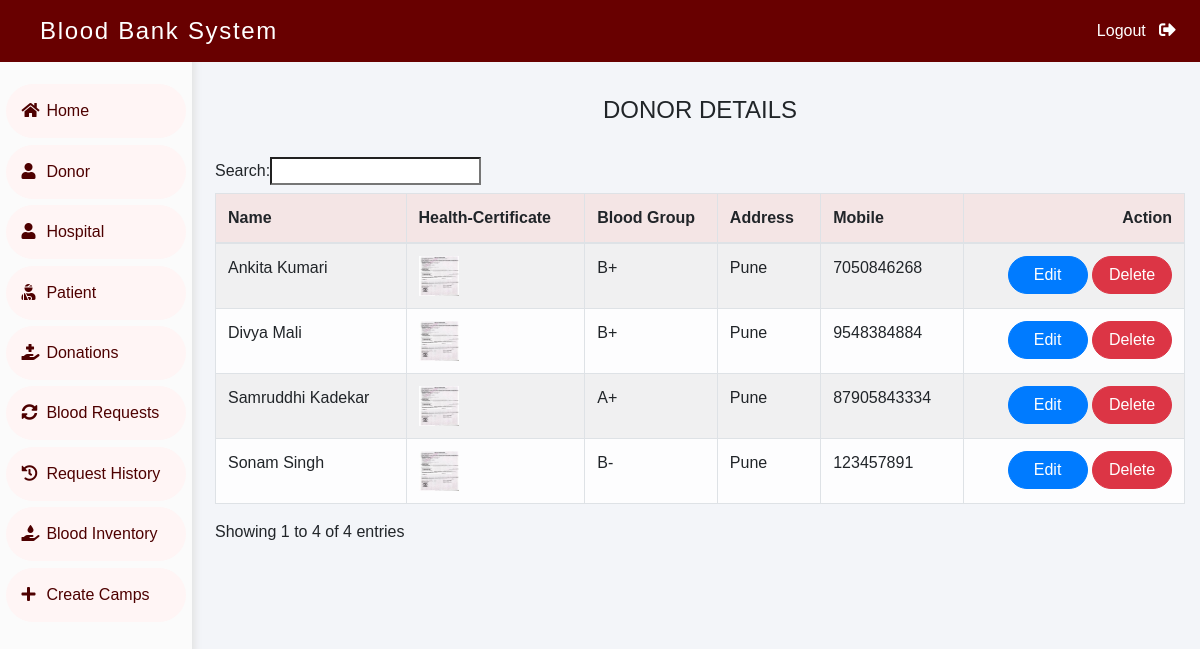
Page /admin-donor (signed in) on the committed database.
### donor/models.py (models this page shows, shortened)
class Donor(models.Model):
    user=models.OneToOneField(
        User,
        on_delete=models.CASCADE
    )
    profile_pic= models.ImageField(
        upload_to='profile_pic/Donor/',
        null=True,
        blank=True
    )
    bloodgroup=models.CharField(
        max_length=10
    )
    address = models.CharField(
        max_length=40
    )
    mobile = models.CharField(
        max_length=20,
        null=False
    )
    @property
    def get_name(self):
        return self.user.first_name+" "+self.user.last_name

### blood/views.py (the view)
# urls.py: path('admin-donor', views.admin_donor_view,name='admin-donor'),
@login_required(login_url='adminlogin')
def admin_donor_view(request):
    donors=dmodels.Donor.objects.all()
    return render(request,'blood/admin_donor.html',{'donors':donors})

### templates/blood/admin_donor.html
{% extends 'blood/adminbase.html' %}
{% block content %}
{% load widget_tweaks %}
{%load static%}
<br><br>
<div class="container">
    <H4 class="text-center">DONOR DETAILS</H4><br>
    <table class="table table-light table-hover table-bordered table-striped">
        <thead class="headings">
            <tr>
                <th scope="col">Name</th>
                <th scope="col">Health-Certificate</th>
                <th scope="col">Blood Group</th>
                <th scope="col">Address</th>
                <th scope="col">Mobile</th>
                <th class="text-right">Action</th>
            </tr>
        </thead>
        <tbody>
            {% for t in donors %}
            <tr>
                <td> {{t.get_name}}</td>
                <td> <img src="{% static t.profile_pic.url %}" alt="Profile Pic" height="40px" width="40px" /></td>
                <td>{{t.bloodgroup}}</td>
                <td>{{t.address}}</td>
                <td>{{t.mobile}}</td>
                <td class="text-right">
                    <button class="btn btn-primary badge-pill" style="width: 80px;"><a  style="text-decoration: none;color: white;" href="{% url 'update-donor' t.id  %}">Edit</a> </button>
                    <button class="btn btn-danger badge-pill" style="width: 80px;"><a  style="text-decoration: none;color: white;" href="{% url 'delete-donor' t.id  %}">Delete</a> </button>
                </td>
            </tr>
            {% endfor %}
        </tbody>
    </table>
</div>
{% endblock content %}

### templates/blood/adminbase.html (shortened to what this page needs)
<!DOCTYPE html>
<html lang="en">
<head>
    <link rel="stylesheet" href="https://maxcdn.bootstrapcdn.com/bootstrap/4.0.0/css/bootstrap.min.css">
    <link rel="stylesheet" href="https://cdnjs.cloudflare.com/ajax/libs/font-awesome/5.14.0/css/all.css">
</head>
<body>
    <nav class="navbar navbar-expand-lg navbar-light fixed-top" style="background-color: #680000;">
        <a style="color:white;" class="navbar-brand" href="/"><font face = "Comic sans MS" size ="5" style="margin-left: 1em;letter-spacing: 0.07em;">Blood Bank System</font></a>
        <div class="navbar-collapse collapse w-100 order-3 dual-collapse2">
            <ul class="navbar-nav ml-auto">
                <li class="nav-item">
                    <a class="nav-link" style="color: white;" href="/logout">Logout &nbsp; <i class="fas fa-sign-out-alt"></i></a>
                </li>
            </ul>
        </div>
      </nav>
<br><br>
<div class="wrapper">
    <div class="sidebar" style="width: 12em">
        <ul>
            <li><a style="text-decoration:none;" href="/"><i class="fas fa-home"></i>Home</a></li>
            <li><a style="text-decoration:none;" href="/admin-donor"><i class="fas fa-user"></i>Donor</a></li>
            <li><a style="text-decoration:none;" href="/admin-hospital"><i class="fas fa-user"></i>Hospital</a></li>
            <li><a style="text-decoration:none;" href="/admin-patient"><i class="fas fa-user-injured"></i>Patient</a></li>
            <li><a style="text-decoration:none;" href="/admin-donation"><i class="fas fa-hand-holding-medical"></i>Donations</a></li>
            <li><a style="text-decoration:none;" href="/admin-request"><i class="fas fa-sync-alt"></i>Blood Requests</a></li>
            <li><a style="text-decoration:none;" href="/admin-request-history"><i class="fas fa-history"></i>Request History</a></li>
            <li><a style="text-decoration:none;" href="/admin-blood"><i class="fas fa-hand-holding-water"></i>Blood Inventory</a></li>
            <li><a style="text-decoration:none;" href="/createcamp"><i class="fas fa-plus"></i>Create Camps</a></li>
        </ul>
    </div>
    <div class="main_content">
        {% block content %}
        {% endblock content %}
    </div>
</div>
</body>
</html>

### templates/blood/adminbase.html (style rules this page uses)
* { margin: 0; padding: 0; box-sizing: border-box; list-style: none; text-decoration: none; font-family: 'Josefin Sans', sans-serif; }
body { background-color: #f3f5f9; }
.wrapper { display: flex; position: relative; }
.wrapper .sidebar { width: 300px; height: 100%; background: #fbfbfb; padding: 30px 0px; position: fixed; box-shadow: 3px 0 7px #e2e2e2; }
.wrapper .sidebar ul li { padding: 15px; margin: 0.4em; border-radius: 2em; background-color: #fff5f5; }
.wrapper .sidebar ul li a { color: rgb(78, 0, 0); display: block; }
.wrapper .sidebar ul li a .fas { width: 25px; }
.wrapper .main_content { width: 100%; margin-left: 200px; }
.fa-sign-out-alt { color: white; font-size: 2ex; }
.table .headings { background-color: rgb(244, 229, 229); }

### rows in the picture
Donor: get_name "Ankita Kumari", profile_pic (picture), bloodgroup "B+", address "Pune", mobile "7050846268"
Donor: get_name "Sonam Singh", profile_pic (picture), bloodgroup "B-", address "Pune", mobile "123457891"
Donor: get_name "Samruddhi Kadekar", profile_pic (picture), bloodgroup "A+", address "Pune", mobile "87905843334"
Donor: get_name "Divya Mali", profile_pic (picture), bloodgroup "B+", address "Pune", mobile "9548384884"
